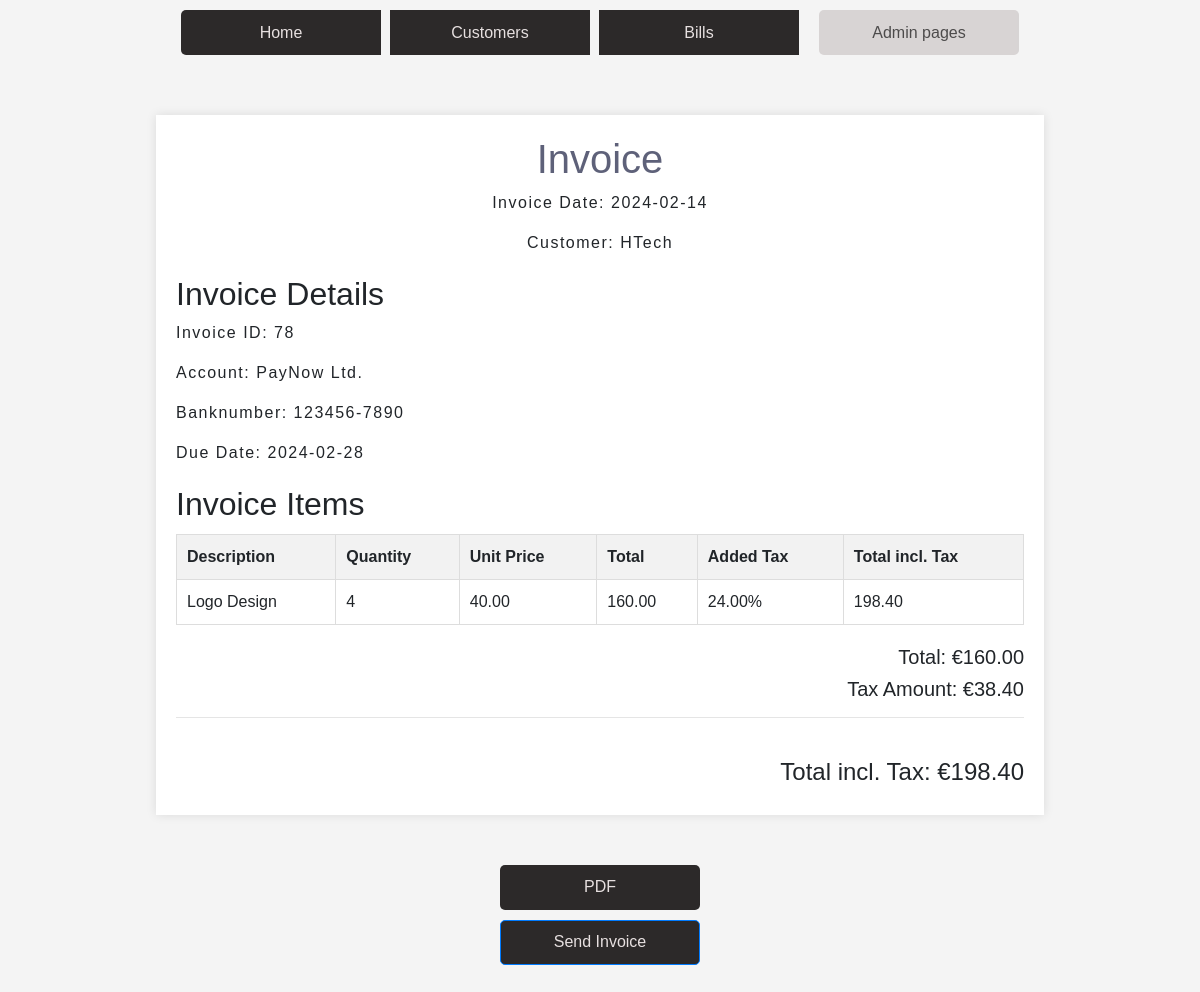
The app's page /invoice/78/preview/ with its own data.
### app/models.py (models this page shows, shortened)
class InvoiceRows(models.Model):
    title = models.CharField(max_length = 100, default=None, blank=True, null=True)
    price = models.DecimalField(max_digits = 10, decimal_places=2, default=Decimal('0.00'), blank=True, null=True)
    quantity = models.IntegerField(default = 0, null=True)
    total = models.DecimalField(max_digits = 10, decimal_places=2, default=Decimal('0.00'), null=True)
    total_with_tax = models.DecimalField(max_digits=10, decimal_places=2, default=Decimal('0.00'), null=True)
    invoice = models.ForeignKey(Invoice, on_delete =models.PROTECT)
    vat = models.ForeignKey(Vat, on_delete =models.PROTECT, blank=True, null=True)
    vat_amount = models.DecimalField(max_digits=10, decimal_places=2, default=Decimal('0.00'), null=True)

class Invoice(models.Model):
    invoiceDate = models.DateTimeField(auto_now_add=True)
    dueDate = models.DateTimeField(default=datetime.now() + timedelta(days=14)) #time + 14 days
    customerAccount = models.ForeignKey(CustomerAccount, on_delete =models.PROTECT)
    account = models.ForeignKey(Account, on_delete =models.PROTECT)

class CustomerAccount(models.Model):
    name = models.CharField(max_length = 50, default=None)
    address = models.CharField(max_length = 50, default=None)
    phone = models.CharField(max_length = 50, default=None)
    mail = models.CharField(max_length = 50, default=None)
    vat = models.CharField(max_length = 20, default=None)
    account = models.ForeignKey(Account, on_delete =models.PROTECT)

class Account(models.Model):
    name = models.CharField(max_length =20, default=None)
    address = models.CharField(max_length =50, default=None)
    phone = models.CharField(max_length =50, default=None)
    mail = models.CharField(max_length =50, default=None)
    vat = models.CharField(max_length =20, default=None)
    bankAccountNr = models.CharField(max_length =20, default=None)

class Vat(models.Model):
    code = models.CharField(max_length = 50, default="M24")
    description = models.CharField (max_length = 50, default="VAT (Value Added Tax @ 24%)")
    percent = models.DecimalField(max_digits = 5, decimal_places=2, default=Decimal('0.24'))

### app/views.py (the view)
# urls.py: path('invoice/<int:id>/preview/', preview_invoice, name='preview_invoice'),
def preview_invoice(request, id):
    try:
        invoice_instance = get_object_or_404(Invoice, id=id)
        invoice_rows = InvoiceRows.objects.filter(invoice=invoice_instance)
        invoice_data = {
            'invoice_id': invoice_instance.id,
            'date': invoice_instance.invoiceDate,
            'customer': invoice_instance.customerAccount.name,
            'items': [
                {'description': ir.title, 'quantity': ir.quantity, 'unit_price': ir.price, 'total': ir.total, 'total_with_tax': ir.total_with_tax}
                for ir in invoice_rows
            ],
        }
        invoicelist = Invoice.objects.all()
        context = {
            'invoice': invoice_data,
            'invoicerow': invoice_rows,
            'invoices': invoicelist,
        }
        return render(request, 'invoice_preview.html', context)
    except Exception as e:
        import traceback
        traceback.print_exc()
        return HttpResponse("An error occurred while processing the request.", status=500)

### app/templates/invoice_preview.html (shortened to what this page needs)
{% extends 'index.html' %}
{%load static%}
{% block content %}
<!DOCTYPE html>
<html lang="en">
<head>
</head>
<body>
    {% for ir in invoicerow %}
    <div class="invoice">
        <div class="header">
            <h1>Invoice</h1>
            <p>Invoice Date: {{ invoice.date|date:"Y-m-d" }}</p>
            <p>Customer: {{ invoice.customer }}</p>
        </div>
        <div class="invoice-details">
            <h2>Invoice Details</h2>
            <p>Invoice ID: {{ ir.invoice.id }}</p>
            <p>Account: {{ ir.invoice.account.name }}</p>
            <p>Banknumber: {{ ir.invoice.account.bankAccountNr }}</p>
            <p>Due Date: {{ ir.invoice.dueDate|date:"Y-m-d" }}</p>
        </div>
        <div class="invoice-items">
            <h2>Invoice Items</h2>
            <table>
                <thead>
                    <tr>
                        <th>Description</th>
                        <th>Quantity</th>
                        <th>Unit Price</th>
                        <th>Total</th>
                        <th>Added Tax</th>
                        <th>Total incl. Tax</th>
                    </tr>
                </thead>
                <tbody>
                    {% for item in invoice.items %}
                        <tr>
                            <td>{{ item.description }}</td>
                            <td>{{ item.quantity }}</td>
                            <td>{{ item.unit_price }}</td>
                            <td>{{ item.total }}</td>
                            <td>{{ ir.vat.percent }}%</td>
                            <td>{{ ir.total_with_tax }}</td>
                        </tr>
                    {% endfor %}
                </tbody>
            </table>
        </div>
        <div class="total">
            <h5>Total: €{{ ir.total }}</h5>
            <h5>Tax Amount: €{{ ir.vat_amount }}</h5><hr>
            <br>
            <h4>Total incl. Tax: €{{ ir.total_with_tax }}</h4>
        </div>
    </div>
    {% endfor %}
</body>
</html>
{% if invoicerow %}
    {% for ir in invoicerow %}
        <center>
        <a href="{% url 'generate_pdf' id=ir.invoice.id %}" class="btn">PDF</a>
        <a href="{% url 'send_invoice' id=invoice.invoice_id %}" class="btn btn-primary">Send Invoice</a>
        </center>
    {% endfor %}
{% else %}
    <p>No invoicerow data available</p>
{% endif %}
{% endblock %}

### app/static/style.css (style rules this page uses)
body { background-color: whitesmoke; margin: 0; padding: 0; height: 150vh; }
h1 { color: rgb(94, 97, 121); }
p { letter-spacing: 1.5px; }

### app/static/customers.css (style rules this page uses)
* { margin: 0; padding: 0; box-sizing: border-box; }
body { background-color: whitesmoke; margin: 0; padding: 0; height: 150vh; }
h1 { color: rgb(94, 97, 121); }
p { letter-spacing: 1.5px; }
.btn { width: 200px; height: 45px; display: flex; justify-content: center; align-items: center; background-color: #2c2929; border-radius: 5px; color:#e7e0e0; margin: 10px; z-index: 5; cursor: pointer; }

### app/templates/invoice_preview.html (style rules this page uses)
body { font-family: 'Arial', sans-serif; margin: 0; padding: 0; background-color: #f4f4f4; }
.invoice { width: 80%; margin: 50px auto; background-color: #fff; box-shadow: 0 0 10px rgba(0, 0, 0, 0.1); padding: 20px; }
.header { text-align: center; }
.invoice-details { margin-top: 20px; }
.invoice-items { margin-top: 20px; }
table { width: 100%; border-collapse: collapse; margin-top: 10px; }
th, td { border: 1px solid #ddd; padding: 10px; text-align: left; }
th { background-color: #f2f2f2; }
.total { margin-top: 20px; text-align: right; }

### records on screen
InvoiceRows: invoice.id "78", invoice.account.name "PayNow Ltd.", invoice.account.bankAccountNr "123456-7890", invoice.dueDate "2024-02-28", description "Logo Design", quantity "4", unit_price "40.00", total "160.00", vat.percent "24.00", total_with_tax "198.40", total "160.00", vat_amount "38.40", total_with_tax "198.40"
Invoice: date "2024-02-14"
CustomerAccount: customer "HTech"
